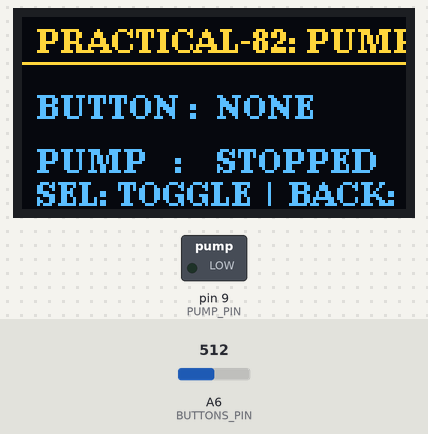
The sketch below on a simulated Arduino Nano, built with avr-gcc and run on an emulated ATmega328P. Parts: 128×64 one-colour display, switched loads named in the sketch (green lamp = pin HIGH). The inputs (shaded band) are chosen by the test bench; at power-on: A6 (BUTTONS_PIN) = 512. The OLED is the two-colour kind (top 16 rows yellow); what the sketch prints to the serial monitor is not drawn.

Above: at 2.4 s.
2.5 s: A6 (BUTTONS_PIN) set to 721
4.7 s: A6 (BUTTONS_PIN) set to 735
At 7.0 s:
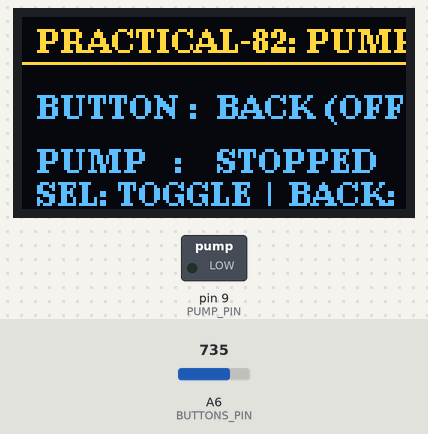
Timing chart, 0 to 8.5 s (numbered marks = the images above; inputs shaded):
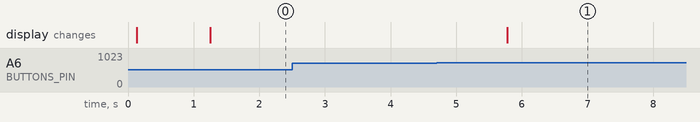

Measured:
- the behaviour switches between 727 and 728 on A6 (BUTTONS_PIN) (found by bisection; images 0 and 1)
- after the input at 2.5 s, every drawn part: stays the same
- after the input at 4.7 s, the display: changes after 1.1 s (image 1)

The sketch:

Practical_82.ino
```cpp
/*
==================================================
Day 41 | Practical-82: Run Pump Via Button
Board  : Young Engineer Board
Hardware:
  - Pump Driver Pin : D9
  - Button Pin      : A6 (Exact Calibrated Values)
  - Display         : 0.96" I2C OLED (U8g2 - RAM Safe)

Calibrated Values (A6):
  - Select (K1): 931-932 -> Toggle Pump ON / OFF
  - Up     (K2): 853-855
  - Down   (K3): 789-790
  - Back   (K4): 733-734 -> Emergency Stop (Pump OFF)
==================================================
*/

#include <Wire.h>
#include <U8g2lib.h>

#define PUMP_PIN    9
#define BUTTONS_PIN A6

// Calibrated Ladder Ranges (With Safety Margins)
#define BTN_SEL_MIN  925
#define BTN_SEL_MAX  938

#define BTN_UP_MIN   848
#define BTN_UP_MAX   860

#define BTN_DOWN_MIN 783
#define BTN_DOWN_MAX 795

#define BTN_BACK_MIN 728
#define BTN_BACK_MAX 740

enum Button { BTN_NONE, BTN_SELECT, BTN_UP, BTN_DOWN, BTN_BACK };

Button readButton() {
  int val = analogRead(BUTTONS_PIN);
  if (val >= BTN_SEL_MIN  && val <= BTN_SEL_MAX)  return BTN_SELECT;
  if (val >= BTN_UP_MIN   && val <= BTN_UP_MAX)   return BTN_UP;
  if (val >= BTN_DOWN_MIN && val <= BTN_DOWN_MAX) return BTN_DOWN;
  if (val >= BTN_BACK_MIN && val <= BTN_BACK_MAX) return BTN_BACK;
  return BTN_NONE;
}

U8G2_SSD1306_128X64_NONAME_1_HW_I2C u8g2(U8G2_R0, /* reset=*/ U8X8_PIN_NONE);

bool pumpActive = false;
Button lastButton = BTN_NONE;
unsigned long lastDebounceTime = 0;
const unsigned long debounceDelay = 200;

void updateDisplay(const char* btnName) {
  u8g2.firstPage();
  do {
    u8g2.setFont(u8g2_font_ncenB08_tr);
    u8g2.drawStr(5, 12, "PRACTICAL-82: PUMP");
    u8g2.drawHLine(0, 15, 128);

    u8g2.drawStr(5, 34, "BUTTON :");
    u8g2.drawStr(65, 34, btnName);

    u8g2.drawStr(5, 52, "PUMP   :");
    if (pumpActive) {
      u8g2.drawStr(65, 52, "RUNNING");
    } else {
      u8g2.drawStr(65, 52, "STOPPED");
    }

    u8g2.drawStr(5, 63, "SEL: TOGGLE | BACK: OFF");
  } while (u8g2.nextPage());
}

void setup() {
  Serial.begin(9600);
  delay(100);

  pinMode(PUMP_PIN, OUTPUT);
  pinMode(BUTTONS_PIN, INPUT);
  digitalWrite(PUMP_PIN, LOW); // Start with pump OFF

  u8g2.begin();

  Serial.println(F("========================================"));
  Serial.println(F(" DAY 41 | PRACTICAL-82: RUN PUMP BY BTN "));
  Serial.println(F("========================================"));
  Serial.println(F("Config: SELECT (931-932) Toggle | BACK (733-734) Stop"));

  updateDisplay("NONE");
}

void loop() {
  Button currentBtn = readButton();

  if (currentBtn != lastButton && (millis() - lastDebounceTime > debounceDelay)) {
    lastDebounceTime = millis();

    if (currentBtn == BTN_SELECT) {
      pumpActive = !pumpActive;
      digitalWrite(PUMP_PIN, pumpActive ? HIGH : LOW);
      updateDisplay("SELECT");

      Serial.print(F("[BTN EVENT] SELECT Pressed -> Pump: "));
      Serial.println(pumpActive ? F("ON") : F("OFF"));
    }
    else if (currentBtn == BTN_BACK) {
      pumpActive = false;
      digitalWrite(PUMP_PIN, LOW);
      updateDisplay("BACK (OFF)");

      Serial.println(F("[BTN EVENT] BACK Pressed -> Pump: FORCED OFF"));
    }
  }

  lastButton = currentBtn;
}
```
